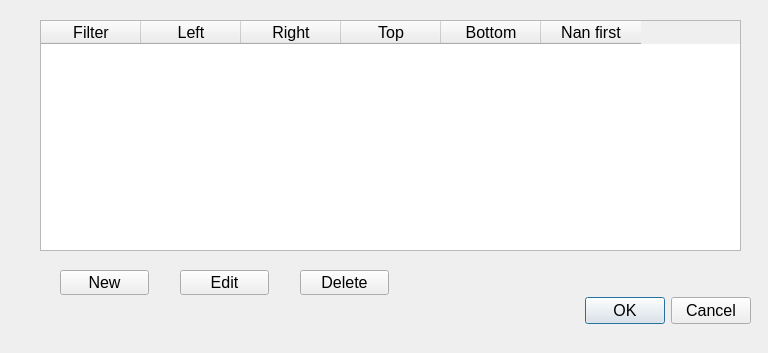
<?xml version="1.0" encoding="UTF-8"?>
<ui version="4.0">
 <class>trimeditdlg</class>
 <widget class="QDialog" name="trimeditdlg">
  <property name="geometry">
   <rect>
    <x>0</x>
    <y>0</y>
    <width>768</width>
    <height>353</height>
   </rect>
  </property>
  <property name="font">
   <font>
    <pointsize>12</pointsize>
   </font>
  </property>
  <property name="windowTitle">
   <string>Edit trims</string>
  </property>
  <widget class="QDialogButtonBox" name="buttonBox">
   <property name="geometry">
    <rect>
     <x>530</x>
     <y>290</y>
     <width>221</width>
     <height>41</height>
    </rect>
   </property>
   <property name="orientation">
    <enum>Qt::Horizontal</enum>
   </property>
   <property name="standardButtons">
    <set>QDialogButtonBox::Cancel|QDialogButtonBox::Ok</set>
   </property>
  </widget>
  <widget class="QTableWidget" name="trimtab">
   <property name="geometry">
    <rect>
     <x>40</x>
     <y>20</y>
     <width>701</width>
     <height>231</height>
    </rect>
   </property>
   <property name="font">
    <font>
     <pointsize>12</pointsize>
    </font>
   </property>
   <property name="toolTip">
    <string>Table of filters and trims</string>
   </property>
   <property name="selectionMode">
    <enum>QAbstractItemView::ContiguousSelection</enum>
   </property>
   <property name="selectionBehavior">
    <enum>QAbstractItemView::SelectRows</enum>
   </property>
   <property name="columnCount">
    <number>6</number>
   </property>
   <column>
    <property name="text">
     <string>Filter</string>
    </property>
   </column>
   <column>
    <property name="text">
     <string>Left</string>
    </property>
   </column>
   <column>
    <property name="text">
     <string>Right</string>
    </property>
   </column>
   <column>
    <property name="text">
     <string>Top</string>
    </property>
   </column>
   <column>
    <property name="text">
     <string>Bottom</string>
    </property>
   </column>
   <column>
    <property name="text">
     <string>Nan first</string>
    </property>
   </column>
  </widget>
  <widget class="QPushButton" name="newtrim">
   <property name="geometry">
    <rect>
     <x>60</x>
     <y>270</y>
     <width>89</width>
     <height>25</height>
    </rect>
   </property>
   <property name="toolTip">
    <string>&lt;html&gt;&lt;head/&gt;&lt;body&gt;&lt;p&gt;Press here to create a new trim.&lt;/p&gt;&lt;p&gt;Remember that only g r i z and default are used.&lt;/p&gt;&lt;/body&gt;&lt;/html&gt;</string>
   </property>
   <property name="text">
    <string>New</string>
   </property>
  </widget>
  <widget class="QPushButton" name="edittrim">
   <property name="geometry">
    <rect>
     <x>180</x>
     <y>270</y>
     <width>89</width>
     <height>25</height>
    </rect>
   </property>
   <property name="toolTip">
    <string>Press here to edit the selected trim</string>
   </property>
   <property name="text">
    <string>Edit</string>
   </property>
  </widget>
  <widget class="QPushButton" name="deltrim">
   <property name="geometry">
    <rect>
     <x>300</x>
     <y>270</y>
     <width>89</width>
     <height>25</height>
    </rect>
   </property>
   <property name="toolTip">
    <string>Press to delete a trim other than default</string>
   </property>
   <property name="text">
    <string>Delete</string>
   </property>
  </widget>
 </widget>
 <resources/>
 <connections>
  <connection>
   <sender>buttonBox</sender>
   <signal>accepted()</signal>
   <receiver>trimeditdlg</receiver>
   <slot>accept()</slot>
   <hints>
    <hint type="sourcelabel">
     <x>248</x>
     <y>254</y>
    </hint>
    <hint type="destinationlabel">
     <x>157</x>
     <y>274</y>
    </hint>
   </hints>
  </connection>
  <connection>
   <sender>buttonBox</sender>
   <signal>rejected()</signal>
   <receiver>trimeditdlg</receiver>
   <slot>reject()</slot>
   <hints>
    <hint type="sourcelabel">
     <x>316</x>
     <y>260</y>
    </hint>
    <hint type="destinationlabel">
     <x>286</x>
     <y>274</y>
    </hint>
   </hints>
  </connection>
 </connections>
</ui>
